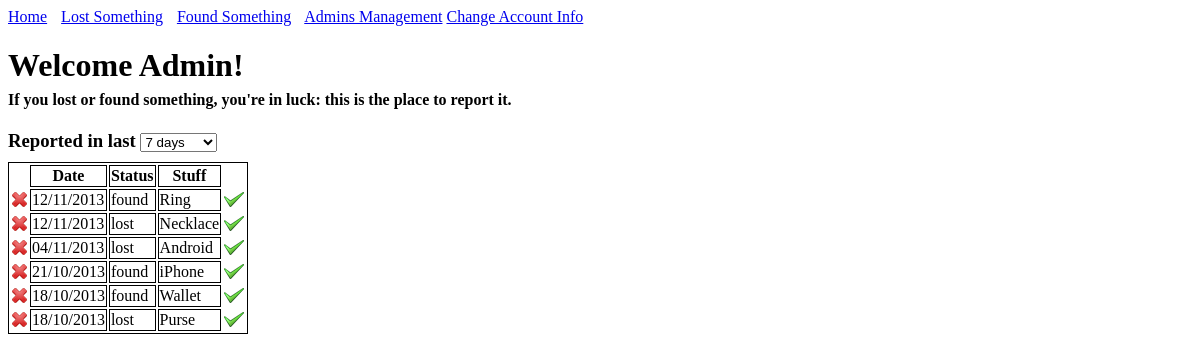
Screenshot of /adminHome.php with the database file from the repository.
### tables this page shows
CREATE TABLE IF NOT EXISTS stuff(
	id INT AUTO_INCREMENT,
	location_id INT,
	name TEXT NOT NULL,
	description TEXT NOT NULL,
	create_date DATETIME NOT NULL,
	update_date TIMESTAMP NOT NULL,
	room TEXT,
	owner TEXT,
	email TEXT,
	phone TEXT,
	finder TEXT,
	status SET('found', 'lost', 'claimed') NOT NULL,  
	PRIMARY KEY(id),
	FOREIGN KEY(location_id)
		REFERENCES locations(id)
);

### adminHome.php (the view, shortened to what this page needs)
<!DOCTYPE html>
<html>
<head>
</head>
<body>
<a href='./limbo.php' style='margin-right:10px'>Home</a>
<a href='./lost.php' style='margin-right:10px'>Lost Something</a>
<a href='./found.php' style='margin-right:10px'>Found Something</a>
<a href='./adminManagement.php'>Admins Management</a>
<a href='./accountChanges.php'>Change Account Info</a>
<h1>Welcome Admin!</h1>
<h4 style='margin-top:-15px'>If you lost or found something, you're in luck: this is the place to report it.</h4>
<h3 style='display:inline'>Reported in last </h3>
<select style='margin-bottom:10px'>
<option value='week'>7 days</option>
</select>
<?php
require( 'includes/connect_db.php' ) ;
$query = 'SELECT id, create_date, status, name FROM stuff ORDER BY create_date DESC' ;
$results = mysqli_query($dbc, $query) ;
if( $results )
{
  echo '<TABLE class="list">';
  echo '<TR>';
  echo '<TH class="none"></TH>' ;
  echo '<TH>Date</TH>';
  echo '<TH>Status</TH>';
  echo '<TH>Stuff</TH>';
  echo '<TH class="none"></TH>';
  echo '</TR>';
  while ( $row = mysqli_fetch_array( $results , MYSQLI_ASSOC ) )
  {
	$id = $row['id'] ;
    echo '<TR>' ;
	echo '<TD class = "none"> <form action="adminHome.php" method="POST"> <input type="hidden" name="remove" value = "' . $id . '"> <input type="submit" value = "" class = "redButton"> </form> </TD>' ;
    echo '<TD>' . date("d/m/Y", strtotime($row['create_date'])) . '</TD>' ;
    echo '<TD>' . $row['status'] . '</TD>' ;
    echo '<TD>' . $row['name'] . '</TD>';
	echo '<TD class = "none"> <form action="adminHome.php" method="POST"> <input type="hidden" name="claimed" value = "' . $id . '"> <input type="submit" value = "" class = "greenCheck"> </form> </TD>' ;
	echo '</TR>' ;
  }
  echo '</TABLE>';
}
else
{
  echo '<p>' . mysqli_error( $dbc ) . '</p>'  ;
}
?>
</body>
</html>

### adminHome.php (style rules this page uses)
.redButton { background:url(/images/redbutton.PNG) no-repeat; cursor:pointer; width: 15px; height: 15px; border: none; }
.greenCheck { background:url(/images/greencheck.PNG) no-repeat; cursor:pointer; width: 20px; height: 15px; border: none; }
.list { BORDER: solid 1px black; }
.list td { BORDER: solid 1px black; }
.list td.none { border-style: none; }
.list th { BORDER: solid 1px black; }
.list th.none { border-style: none; }

### rows the page displays
stuff: create_date "12/11/2013", status "found", name "Ring"
stuff: create_date "12/11/2013", status "lost", name "Necklace"
stuff: create_date "04/11/2013", status "lost", name "Android"
stuff: create_date "21/10/2013", status "found", name "iPhone"
stuff: create_date "18/10/2013", status "found", name "Wallet"
stuff: create_date "18/10/2013", status "lost", name "Purse"
